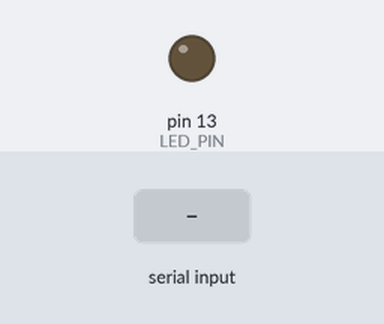
Bench run of a sketch on a simulated Arduino Uno, built with avr-gcc and run on an emulated ATmega328P. On the bench: output pins drawn as LEDs (lit = HIGH). Inputs (shaded band) come from the test bench. Pins used as bus, display or sensor lines are not drawn; what the sketch prints to the serial monitor is not drawn.

Above: at 1.2 s.
1.3 s: "1" received over the second serial link
2.9 s: "1" received over Serial
Timing chart, 0 to 5.9 s (numbered marks = the images above; inputs shaded):
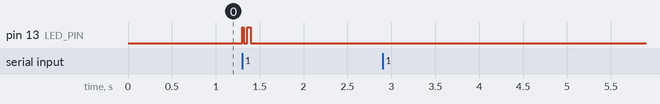

The sketch:

sensirion-RS485-test.ino
```cpp
/* Source: protosupplies.com
 * RS485 Master Software
 * Exercise the MAX485 Module.
 * This uses the SoftSerial.h library which comes with the Arduino IDE
 * Pins used for the soft serial port are fairly arbitrary and can be changed
 * as needed.  Just redefine them below.
 *
 * Modified by: Jairo Gonzalez
 * Date:        28.9.2021
 */
#include <SoftwareSerial.h>
const int SSERIAL_RX_PIN = 10;  //Soft Serial Receive pin
const int SSERIAL_TX_PIN = 11;  //Soft Serial Transmit pin
const int SSERIAL_CTRL_PIN= 3;   //RS485 Direction control
const int LED_PIN = 13;
const int RS485_TRANSMIT = HIGH;
const int RS485_RECEIVE = LOW;
//const int CMD = 17104945;        //Test CMD in decimal notation

// Create Soft Serial Port object and define pins to use
SoftwareSerial RS485Serial(SSERIAL_RX_PIN, SSERIAL_TX_PIN); // RX, TX

byte byteReceived[6];
byte buff[4] = {0x01,0x05,0x00,0x31};
int i;

//===============================================================================
//  Initialization
//===============================================================================
void setup()
{
  Serial.begin(115200);           // Start the built-in serial port
  Serial.println("Master Device");
  Serial.println("Type in upper window, press ENTER. This script will send test command to slave.");

  pinMode(LED_PIN, OUTPUT);     // Configure any output pins
  pinMode(SSERIAL_CTRL_PIN, OUTPUT);

  digitalWrite(SSERIAL_CTRL_PIN, RS485_RECEIVE);  // Put RS485 in receive mode

  RS485Serial.begin(115200);   // Start the RS485 soft serial port
}
//===============================================================================
//  Main
//===============================================================================
void loop()
{
  if (Serial.available())         // A char(byte) has been entered in the Serial Monitor
  {
    Serial.read();  // Read the byte
    digitalWrite(SSERIAL_CTRL_PIN, RS485_TRANSMIT);  // Put RS485 in Transmit mode
    Serial.println("A test command has been sent.");
    RS485Serial.write(buff,4);                 // Send bytes to Remote Arduino
    digitalWrite(SSERIAL_CTRL_PIN, RS485_RECEIVE);   // Put RS485 back into Receive mode
  }

  if (RS485Serial.available())            //Data from the Slave is available
   {
    for (i = 0; i<6; i++){
      digitalWrite(LED_PIN, HIGH);          // Show activity on LED
      byteReceived[i] = RS485Serial.read();    // Read received byte
      Serial.println(byteReceived[i], HEX);
      delay(10);
      digitalWrite(LED_PIN, LOW);           // Turn LED back off
     }
   }
}
```

Measured:
- after the input at 1.3 s, pin 13 (LED_PIN): alternates HIGH for 0.03 s and LOW for 0.04 s, 4 changes in all, then stays LOW, starting at once
- after the input at 2.9 s, every drawn part: stays the same
